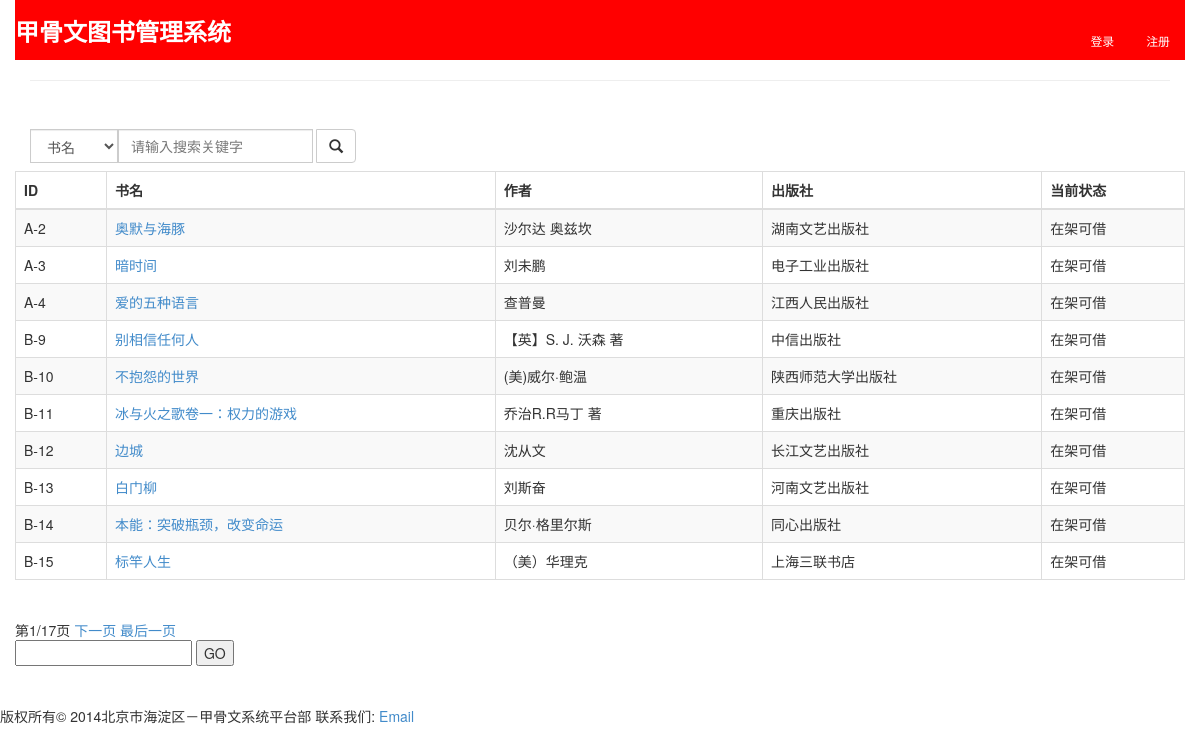
/books/, run on an earlier commit of the app's database.
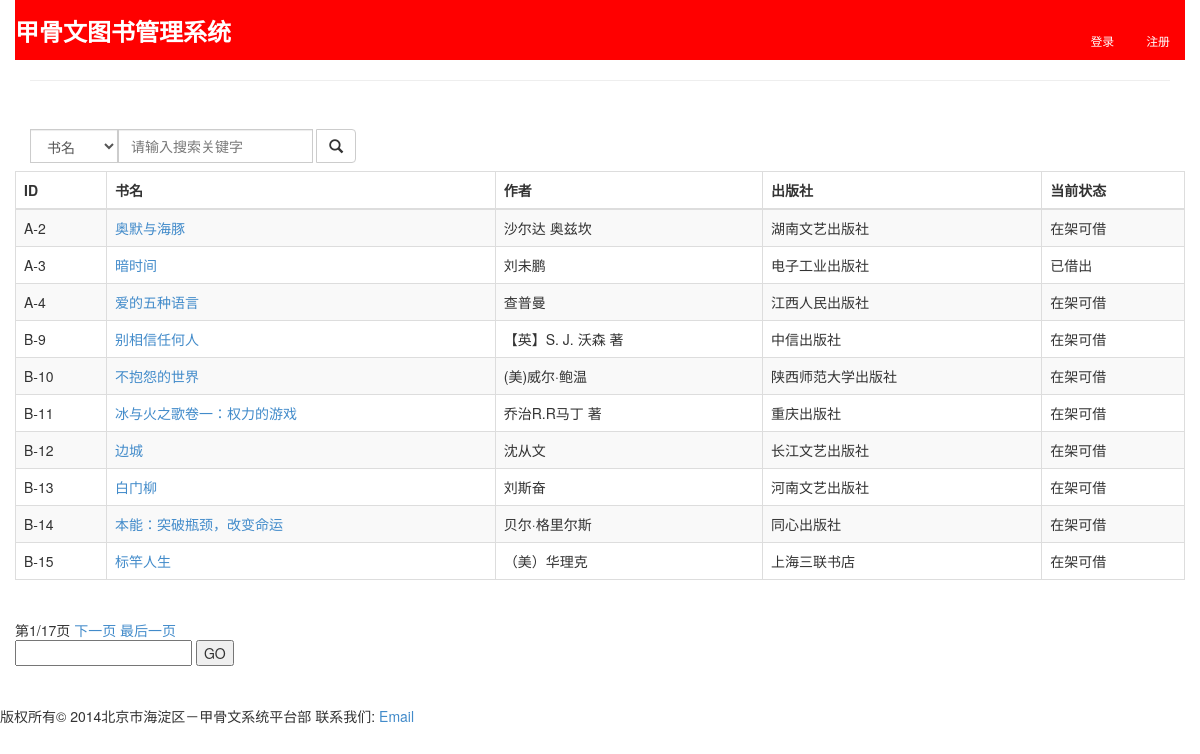
And on a later commit of the database.
### books/models.py (models this page shows, shortened)
class Book(models.Model):
    identifier = models.CharField(max_length=10, primary_key=True)
    name = models.CharField(max_length=50)
    author = models.CharField(max_length=50)
    publisher = models.CharField(max_length=50)
    status = models.CharField(max_length=20)
    class Meta:
        db_table = 'books'

### books/views.py (the view)
def index(request):
    user = request.user
    book_list = Book.objects.all()
    paginator = Paginator(book_list, 10) # show 10 books per page
    page = request.GET.get('page')
    try:
        books = paginator.page(page)
    except PageNotAnInteger:
        books = paginator.page(1)
    except EmptyPage:
        books = paginator.page(paginator.num_pages)
    return render_to_response('books/index.html', \
        RequestContext(request, {'books': books, 'user': user, }))

### books/templates/books/index.html (shortened to what this page needs)
{% extends "base.html" %}
{% block headline %}<p style="color: white; font-family: sans-serif; font-weight: 900">甲骨文图书管理系统</p>{% endblock %}
{% block header %}
<ul class="nav nav-pills pull-right" style="color: white">
  {% if user.username != '' %}
  <li><a href="{% url 'userinfo' user %}"><small style="color: white; font-weight: 900">{{ user.username }}</small></a></li>
  <li><a href="{% url 'logout' %}"><small style="color: white; font-weight: bold">退出</small></a></li>
  {% else %}
  <li><a href="/accounts/login/"><small style="color: white">登录</small></a></li>
  <li><a href="/accounts/register/"><small style="color: white">注册</small></a></li>
  {% endif %}
</ul>
{% endblock %}
{% block content %}
<form class="navbar-form navbar-left" role="search" action="/books/searchresults/" method="get">
  <div class="form-group">
    <span class="input-group">
      <span class="input-group-btn">
        <select class="form-control" name="searchtype">
          <option>书名</option>
        </select>
      </span>
      <span class="input-group-btn">
        <input type="text" class="form-control" name="searchword" placeholder="请输入搜索关键字" />
      </span>&nbsp;
      <span class="input-group-btn">
        <button type="submit" class="btn btn-default">
          <span class="glyphicon glyphicon-search"></span>
        </button>
      </span>
    </span>
  </div>
</form>
<table class="table table-bordered table-striped table-hover">
  <thead>
    <tr>
      <th>ID</th>
      <th>书名</th>
      <th>作者</th>
      <th>出版社</th>
      <th>当前状态</th>
    </tr>
  </thead>
  <tbody>
    {% for book in books %}
    <tr>
      <td>{{ book.identifier }}</td>
      <td><a href="/books/profile/{{ book.identifier }}">{{ book.name }}</a></td>
      <td>{{ book.author }}</td>
      <td>{{ book.publisher }}</td>
      <td>{{ book.status }}</td>
    </tr>
    {% endfor %}
  </tbody>
</table>
<div class="pagination">
  <span class="step-links">
    <span class="current">
      第{{ books.number }}/{{ books.paginator.num_pages }}页
    </span>
    {% if books.has_next %}
      <a href="?page={{ books.next_page_number }}">下一页</a>
      <a href="?page={{ books.paginator.num_pages }}">最后一页</a>
    {% endif %}
    <form action="" method="get">
      <input type="text" name="page" />
      <input type="submit" value="GO" />
    </form>
  </span>
{% endblock %}

What changed in the data, as far as the page shows it:
changed Book "暗时间": status "在架可借" → "已借出"
